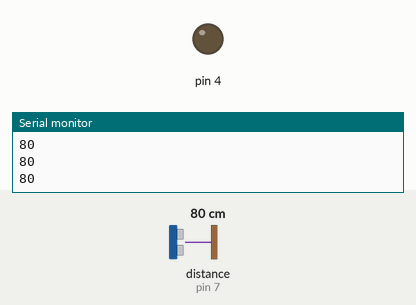
A sketch run on a simulated Arduino Uno, built with avr-gcc and run on an emulated ATmega328P. On the bench: output pins drawn as LEDs (lit = HIGH), the last lines printed to the serial monitor. Wiring (inferred from the names in the program): ultrasonic range finder: trigger pin 6; echo pin 7. The test bench sets the inputs (shaded band); at power-on: distance to the obstacle (sensor on pin 7) 80 cm. The echo pulse lasts 58.3 µs per cm; pins used as bus, display or sensor lines are not drawn.

Above: at 1.2 s.
1.3 s: distance to the obstacle (sensor on pin 7) set to 12 cm
2.8 s: distance to the obstacle (sensor on pin 7) set to 9 cm
At 3.4 s:
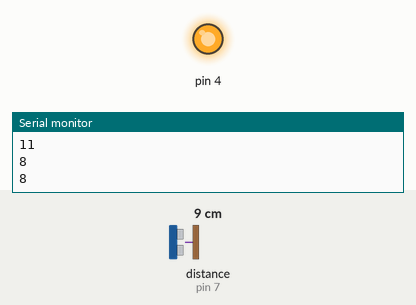
4.5 s: distance to the obstacle (sensor on pin 7) set to 18 cm
At 5.2 s:
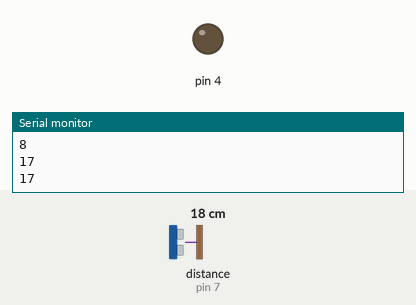
6.3 s: distance to the obstacle (sensor on pin 7) set to 4 cm
At 7.1 s:
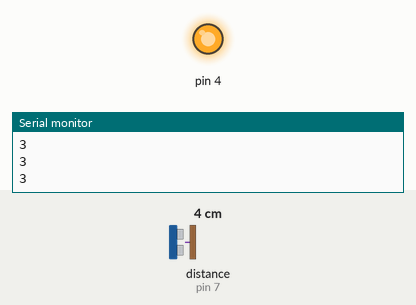
Timing chart, 0 to 9.1 s (numbered marks = the images above; inputs shaded):
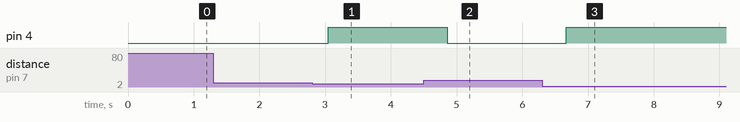

Measured:
- the behaviour switches between 11 and 10 cm on distance to the obstacle (sensor on pin 7) (found by bisection; images 0 and 1)
- after the input at 2.8 s, pin 4: LOW → HIGH after 0.25 s
- after the input at 4.5 s, pin 4: HIGH → LOW after 0.36 s
- after the input at 6.3 s, pin 4: LOW → HIGH after 0.37 s

The sketch:

ultrasonico2313.ino
```cpp
int tiempo, distancia;
void setup() {
  pinMode(7, INPUT);//echo
  pinMode(6, OUTPUT);//trig
pinMode(4,OUTPUT);
  Serial.begin(9600);
}
void loop() {
  digitalWrite(6, LOW);
  delayMicroseconds(2);
  digitalWrite(6, HIGH);
    delayMicroseconds(10);
  digitalWrite(6, LOW);
  tiempo = pulseIn(7, HIGH);
    distancia = tiempo / 58;
   delay(200);
 if(distancia > 2 && distancia<150){
   Serial.println(distancia);
   if (distancia>10){
   digitalWrite(4,0);
   }
   if (distancia<10){
    digitalWrite(4,1);
   }
}
}
```
